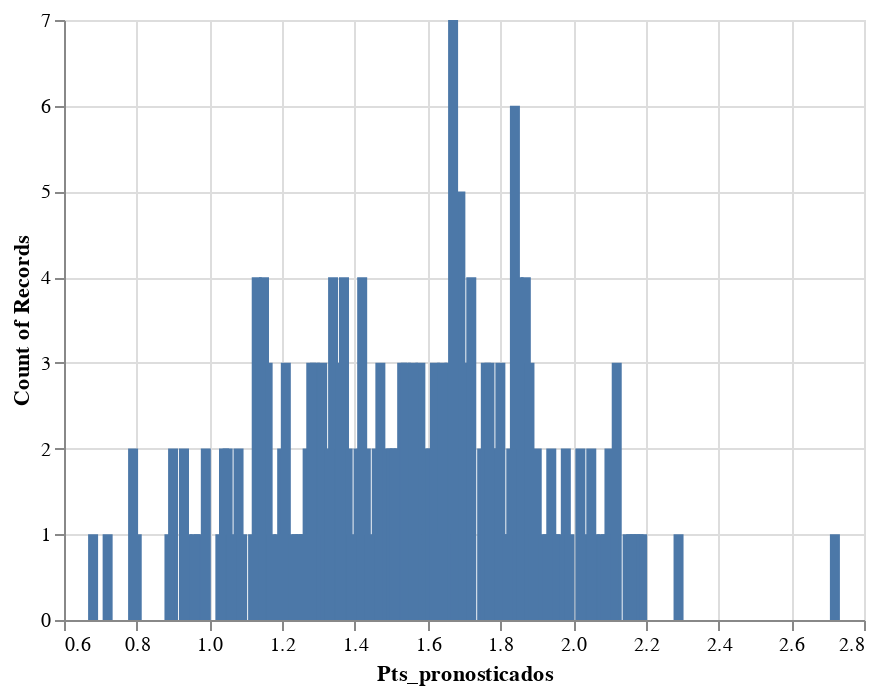

The notebook cell this image was saved under:
### Markdown cell above
### Histograma
Frecuencia de puntos pronosticados para el Cruz Azul.
- [Simple Histogram](https://altair-viz.github.io/gallery/simple_histogram.html)

### Code cell
# La gráfica más básica
alt.Chart(df_cruzazul).mark_bar().encode(
    alt.X("Pts_pronosticados"),
    y='count()'
)

### Figure 1 — Vega-Lite specification as saved in the notebook (floating-point values rounded to 4 significant figures; data arrays with more than 128 entries replaced by an {"elided": "..."} marker saying what was removed)
{"$schema": "https://vega.github.io/schema/vega-lite/v4.8.1.json", "config": {"view": {"continuousHeight": 300, "continuousWidth": 400}}, "data": {"name": "data-4ec367b7820cebf18d599bbaf3469993"}, "datasets": {"data-4ec367b7820cebf18d599bbaf3469993": {"elided": "225 records"}}, "encoding": {"x": {"field": "Pts_pronosticados", "type": "quantitative"}, "y": {"aggregate": "count", "type": "quantitative"}}, "mark": "bar"}
